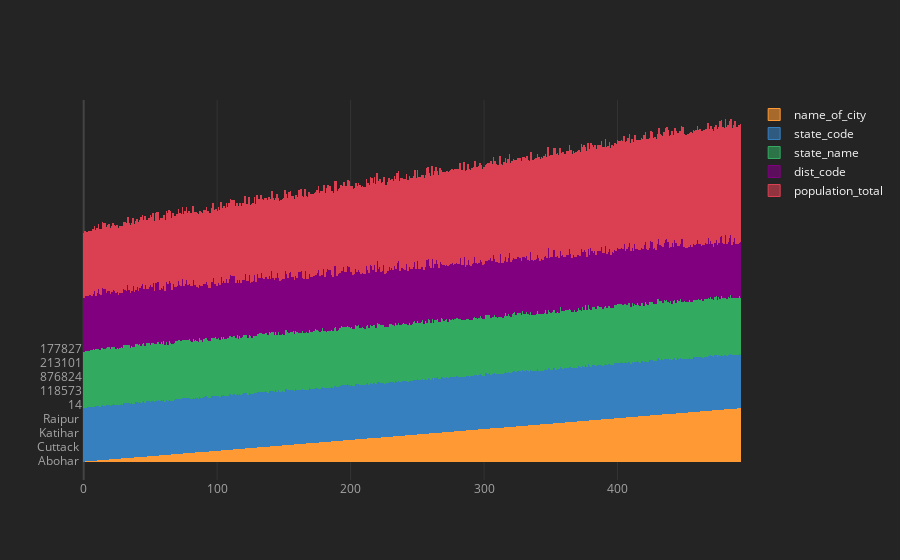

The notebook cell saved with this chart:
### Code cell
cf.set_config_file(theme='henanigans')
df.iplot(kind='bar',barmode='stack',bargap=0.5)

### Figure 1 — Plotly figure (JSON) as saved in the notebook; plotly's stock layout.template omitted (floating-point values rounded to 4 significant figures; data arrays with more than 128 entries replaced by an {"elided": "..."} marker saying what was removed)
{"data": [{"marker": {"color": "rgba(255, 153, 51, 0.6)", "line": {"color": "rgba(255, 153, 51, 1.0)", "width": 1}}, "name": "name_of_city", "orientation": "v", "text": "", "type": "bar", "x": {"elided": "493 int values"}, "y": {"elided": "493 str values"}}, {"marker": {"color": "rgba(55, 128, 191, 0.6)", "line": {"color": "rgba(55, 128, 191, 1.0)", "width": 1}}, "name": "state_code", "orientation": "v", "text": "", "type": "bar", "x": {"elided": "493 int values"}, "y": {"elided": "493 int values"}}, {"marker": {"color": "rgba(50, 171, 96, 0.6)", "line": {"color": "rgba(50, 171, 96, 1.0)", "width": 1}}, "name": "state_name", "orientation": "v", "text": "", "type": "bar", "x": {"elided": "493 int values"}, "y": {"elided": "493 str values"}}, {"marker": {"color": "rgba(128, 0, 128, 0.6)", "line": {"color": "rgba(128, 0, 128, 1.0)", "width": 1}}, "name": "dist_code", "orientation": "v", "text": "", "type": "bar", "x": {"elided": "493 int values"}, "y": {"elided": "493 int values"}}, {"marker": {"color": "rgba(219, 64, 82, 0.6)", "line": {"color": "rgba(219, 64, 82, 1.0)", "width": 1}}, "name": "population_total", "orientation": "v", "text": "", "type": "bar", "x": {"elided": "493 int values"}, "y": {"elided": "493 int values"}}], "layout": {"bargap": 0.5, "barmode": "stack", "legend": {"bgcolor": "#242424", "font": {"color": "#F4F4F4"}, "traceorder": "normal"}, "paper_bgcolor": "#242424", "plot_bgcolor": "#242424", "title": {"font": {"color": "#F4F4F4"}}, "xaxis": {"gridcolor": "#343434", "showgrid": true, "tickfont": {"color": "#A4A4A4"}, "title": {"font": {"color": "#A4A4A4"}, "text": ""}, "zerolinecolor": "#444444"}, "yaxis": {"gridcolor": "#343434", "showgrid": true, "tickfont": {"color": "#A4A4A4"}, "title": {"font": {"color": "#A4A4A4"}, "text": ""}, "zerolinecolor": "#444444"}}}
